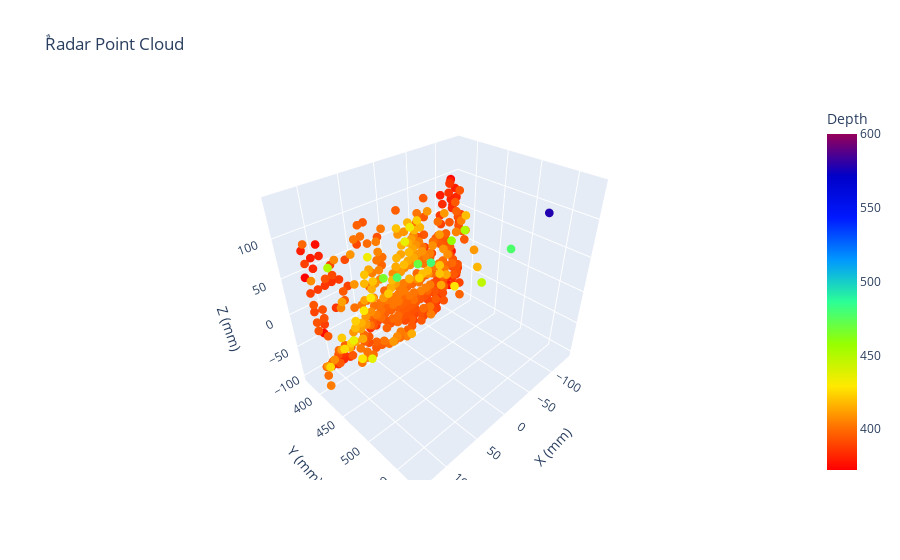

This figure's notebook cell:
### Code cell
# plot_3D("waleed2_12_7",'y')\
# plot_3D_threshold("ta7a_14_7_20",0,'y',100000)
# plot_3D("gedo_sis2_100",'y')
# 
# plot_hist("nassar_14_7_20",0)
# plot_hist("painting_20",1)

# plot_3D_threshold("ta7a_14_7_200",0,'y',plot_hist("ta7a_14_7_200",0)[0])
t , h, e ,h_n , e_n = plot_hist("ta7a_14_7_0",0)
plot_3D_threshold("ahmed_image_40cm_100",1,'y',600)
# img = points_to_image("ta7a_14_7_0",0,t)
# # print (h)
# print(t)
# cv2.imshow('Input', img)


# cv2.waitKey(0)
# print(np.max(img))
# Histogram_Equalization (h, len(h))
# print ("old_h  ::  ",h)
# h = h[h != 0]

# print ("new_h  ::  ",h)
# print(e)
# print(t)
# # print(len(h[1][indx[:len(indx)]]))
# his = [ h[i] if e[i] < t else 0 for i in range(h.size)]
# print(his)
# print(len(h[2]))
# h = [ h[i] if i <= t else 0 for i in range(len(h))]

### Figure 1 — Plotly figure (JSON) as saved in the notebook; plotly's stock layout.template omitted (floating-point values rounded to 4 significant figures; data arrays with more than 128 entries replaced by an {"elided": "..."} marker saying what was removed)
{"data": [{"hovertemplate": "X (mm)=%{x}<br>Y (mm)=%{y}<br>Z (mm)=%{z}<br>Depth=%{marker.color}<extra></extra>", "legendgroup": "", "marker": {"color": {"elided": "372 float values"}, "coloraxis": "coloraxis", "line": {"width": 0}, "opacity": 1, "size": 3, "symbol": "circle"}, "mode": "markers", "name": "", "scene": "scene", "showlegend": false, "type": "scatter3d", "x": {"elided": "372 float values"}, "y": {"elided": "372 float values"}, "z": {"elided": "372 float values"}}], "layout": {"coloraxis": {"cmax": 600, "cmin": 372.4, "colorbar": {"title": {"text": "Depth"}}, "colorscale": [[0, "rgb(255,0,0)"], [0.125, "rgb(255,111,0)"], [0.25, "rgb(255,234,0)"], [0.375, "rgb(151,255,0)"], [0.5, "rgb(44,255,150)"], [0.625, "rgb(0,152,255)"], [0.75, "rgb(0,25,255)"], [0.875, "rgb(0,0,200)"], [1, "rgb(150,0,90)"]]}, "legend": {"tracegroupgap": 0}, "scene": {"domain": {"x": [0, 1], "y": [0, 1]}, "xaxis": {"title": {"text": "X (mm)"}}, "yaxis": {"title": {"text": "Y (mm)"}}, "zaxis": {"title": {"text": "Z (mm)"}}}, "title": {"text": "ٌRadar Point Cloud"}}}
